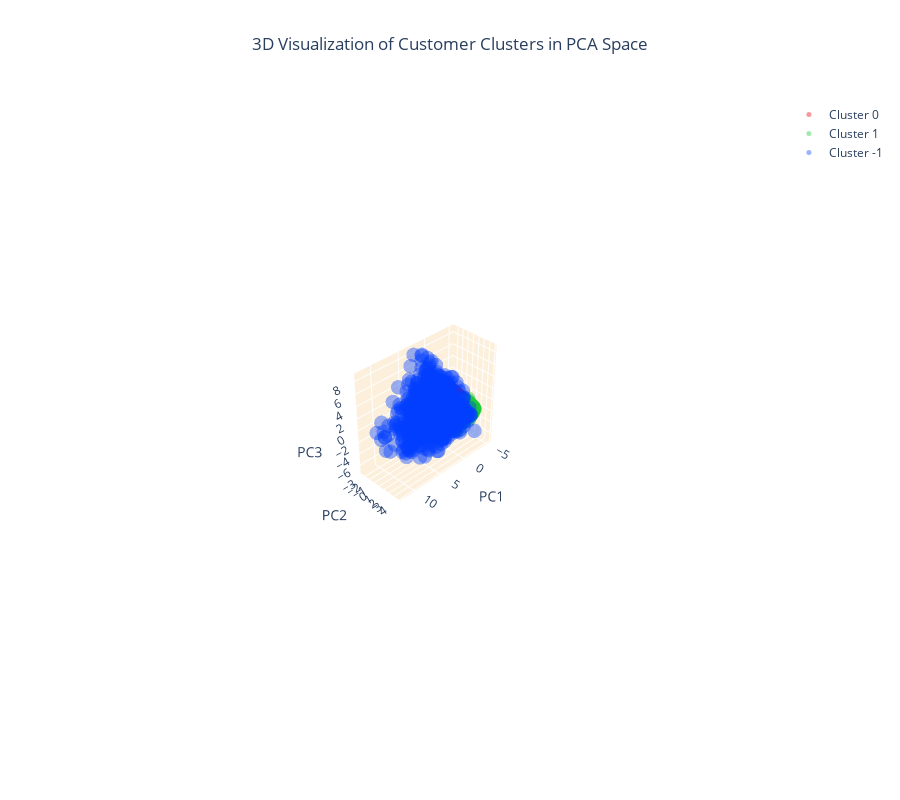

The code cell stored with this chart in its notebook:
### Code cell
# Create separate data frames for each cluster
cluster_0 = customer_data_pca[customer_data_pca['cluster'] == 0]
cluster_1 = customer_data_pca[customer_data_pca['cluster'] == 1]
cluster_2 = customer_data_pca[customer_data_pca['cluster'] == -1]

# Create a 3D scatter plot
fig = go.Figure()

# Add data points for each cluster separately and specify the color
fig.add_trace(go.Scatter3d(x=cluster_0['PC1'], y=cluster_0['PC2'], z=cluster_0['PC3'], 
                           mode='markers', marker=dict(color=colors[0], size=5, opacity=0.4), name='Cluster 0'))
fig.add_trace(go.Scatter3d(x=cluster_1['PC1'], y=cluster_1['PC2'], z=cluster_1['PC3'], 
                           mode='markers', marker=dict(color=colors[1], size=5, opacity=0.4), name='Cluster 1'))
fig.add_trace(go.Scatter3d(x=cluster_2['PC1'], y=cluster_2['PC2'], z=cluster_2['PC3'], 
                           mode='markers', marker=dict(color=colors[2], size=5, opacity=0.4), name='Cluster -1'))

# Set the title and layout details
fig.update_layout(
    title=dict(text='3D Visualization of Customer Clusters in PCA Space', x=0.5),
    scene=dict(
        xaxis=dict(backgroundcolor="#fcf0dc", gridcolor='white', title='PC1'),
        yaxis=dict(backgroundcolor="#fcf0dc", gridcolor='white', title='PC2'),
        zaxis=dict(backgroundcolor="#fcf0dc", gridcolor='white', title='PC3'),
    ),
    width=900,
    height=800
)

# Show the plot
fig.show()

### Figure 1 — Plotly figure (JSON) as saved in the notebook; plotly's stock layout.template omitted (floating-point values rounded to 4 significant figures; data arrays with more than 128 entries replaced by an {"elided": "..."} marker saying what was removed)
{"data": [{"marker": {"color": "#e8000b", "opacity": 0.4, "size": 5}, "mode": "markers", "name": "Cluster 0", "type": "scatter3d", "x": {"elided": "2437 float values"}, "y": {"elided": "2437 float values"}, "z": {"elided": "2437 float values"}}, {"marker": {"color": "#1ac938", "opacity": 0.4, "size": 5}, "mode": "markers", "name": "Cluster 1", "type": "scatter3d", "x": {"elided": "409 float values"}, "y": {"elided": "409 float values"}, "z": {"elided": "409 float values"}}, {"marker": {"color": "#023eff", "opacity": 0.4, "size": 5}, "mode": "markers", "name": "Cluster -1", "type": "scatter3d", "x": {"elided": "1221 float values"}, "y": {"elided": "1221 float values"}, "z": {"elided": "1221 float values"}}], "layout": {"height": 800, "scene": {"aspectmode": "auto", "aspectratio": {"x": 1.366, "y": 0.5978, "z": 1.225}, "camera": {"center": {"x": 0, "y": 0, "z": 0}, "eye": {"x": 4.413, "y": 4.413, "z": 4.413}, "projection": {"type": "perspective"}, "up": {"x": 0, "y": 0, "z": 1}}, "xaxis": {"backgroundcolor": "#fcf0dc", "gridcolor": "white", "title": {"text": "PC1"}, "type": "linear"}, "yaxis": {"backgroundcolor": "#fcf0dc", "gridcolor": "white", "title": {"text": "PC2"}, "type": "linear"}, "zaxis": {"backgroundcolor": "#fcf0dc", "gridcolor": "white", "title": {"text": "PC3"}, "type": "linear"}}, "title": {"text": "3D Visualization of Customer Clusters in PCA Space", "x": 0.5}, "width": 900}}
